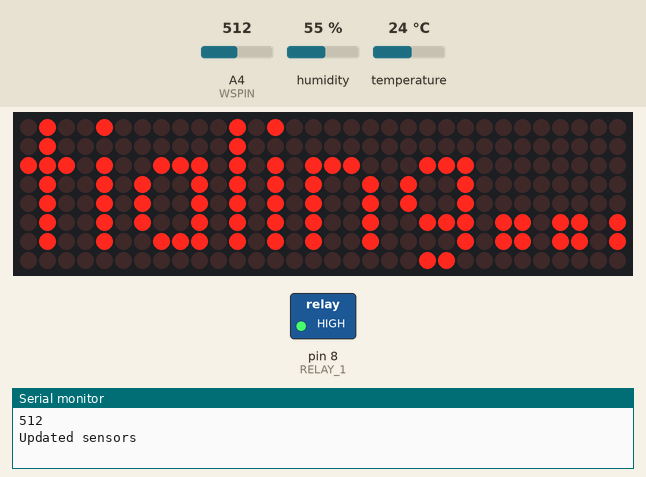
This sketch was run on a simulated Arduino Uno, built with avr-gcc and run on an emulated ATmega328P. Shown: 32×8 LED matrix, switched loads named in the sketch (green lamp = pin HIGH), the last lines printed to the serial monitor. Inputs (shaded band) come from the test bench; at power-on: A4 (WSPIN) = 512, humidity 55 %, temperature 24 °C.

Above: at 3.8 s.
3.9 s: A4 (WSPIN) set to 306
7.3 s: humidity set to 22 %
At 11.98 s:
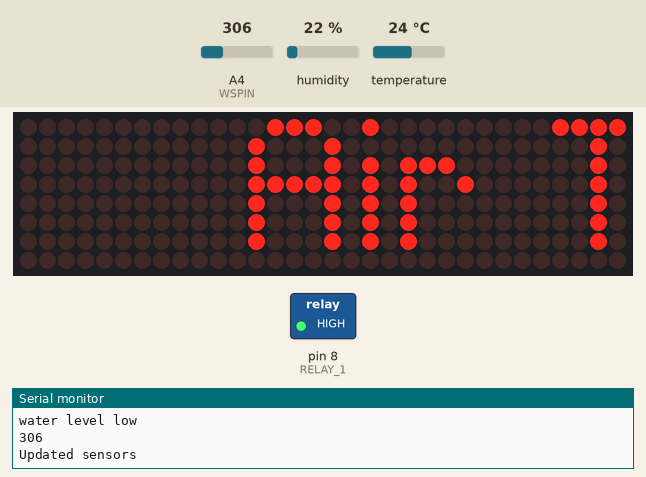
13.3 s: temperature set to 12 °C
At 20.97 s:
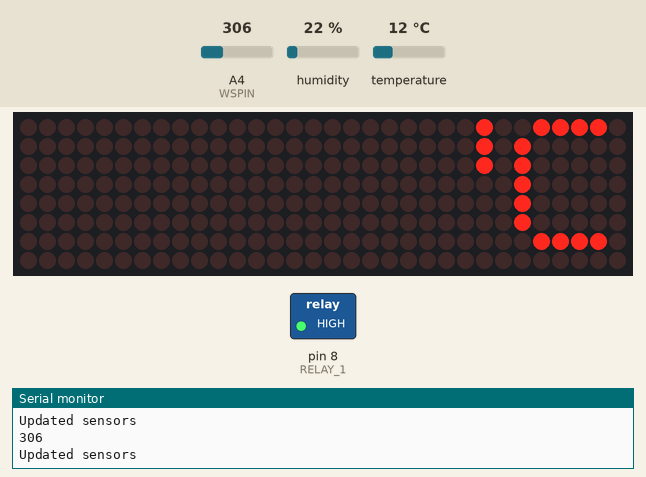

The sketch:

AutomatedWatering.ino
```cpp
#include <Arduino.h>
#include <MD_Parola.h>
#include <MD_MAX72xx.h>
#include <SPI.h>
#include <Adafruit_Sensor.h>
#include <DHT.h>
#include <DHT_U.h>


// Turn on debug statements to the serial output
#define DEBUG 0

// will store last update time
unsigned long previousMillis_Ssr = 0;
unsigned long previousMillis_CheckWater = 0;
unsigned long previousMillis_Pump = 0;
bool setpreviousMillis_CheckWaterFlag = true;

#if DEBUG
#define PRINT(s, x) { Serial.print(F(s)); Serial.print(x); }
#define PRINTS(x) Serial.print(F(x))
#define PRINTX(x) Serial.println(x, HEX)
#else
#define PRINT(s, x)
#define PRINTS(x)
#define PRINTX(x)
#endif

// Sensors
const long sensorsUpdateInterval = 3000; //ms
const long waterLevelCheckOffsetInterval = 100000; //ms
const long wateringTime = 3000; //ms

#define DHTPIN 3     // Digital pin connected to the DHT sensor
#define DHTTYPE    DHT11     // DHT 11 type sensor
DHT_Unified dht(DHTPIN, DHTTYPE);

#define WSPIN A4

double temperature =  0;
double humidity = 0;
int waterLevel = 100;

static char tempratureOutstr[16];
static char humidityOutstr[16];
static char waterLevelOutstr[16];

// LED matrix
#define HARDWARE_TYPE MD_MAX72XX::ICSTATION_HW
#define MAX_DEVICES 4
#define CLK_PIN   13
#define DATA_PIN  11
#define CS_PIN    10

//Relays
#define RELAY_1 8
#define RELAY_2 9
int Relay1State = HIGH;
int Relay2State = LOW;


// HARDWARE SPI
MD_Parola P = MD_Parola(HARDWARE_TYPE, CS_PIN, MAX_DEVICES);
// SOFTWARE SPI
//MD_Parola P = MD_Parola(HARDWARE_TYPE, DATA_PIN, CLK_PIN, CS_PIN, MAX_DEVICES);

uint8_t scrollSpeed = 30;    // default frame delay value
textEffect_t scrollEffect = PA_SCROLL_LEFT;
textPosition_t scrollAlign = PA_LEFT;
uint16_t scrollPause = 0; // in milliseconds

// Global message buffers shared by Serial and Scrolling functions
#define	BUF_SIZE	128
char currentMessage[BUF_SIZE] = { "" };
char newMessage[BUF_SIZE] = { "Initialing..." };
bool newMessageAvailable = true;

void displayMessage(String str)
{
	static char* cp = newMessage;

	for (int count = 0; str[count] != '\0'; count++)// Why can't I use Foreach???
	{
		*cp = str[count];
		if ((*cp == '\n') || (cp - newMessage >= BUF_SIZE - 2)) // end of message character or full buffer
		{
			*cp = '\0'; // end the string
			// restart the index for next filling spree and flag we have a message waiting
			cp = newMessage;
			newMessageAvailable = true;
		}
		else
		{
			// move char pointer to next position
			cp++;
		}
	}
}

void updateRealys()
{
	digitalWrite(RELAY_1, Relay1State);
	digitalWrite(RELAY_2, Relay2State);
}

void updateScreen()
{
	if (P.displayAnimate())
	{
		if (newMessageAvailable)
		{
			strcpy(currentMessage, newMessage);
			newMessageAvailable = false;
		}
		P.displayReset();
	}
}

void updateSensorValue()
{
	// Get temperature event
	sensors_event_t event;
	dht.temperature().getEvent(&event);
	if (isnan(event.temperature))
	{
    	PRINTS("Error reading temperature!");
	}
	else {
    	temperature = event.temperature;
	}
  	// Get humidity event
		dht.humidity().getEvent(&event);
	if (isnan(event.relative_humidity))
	{
		PRINTS("Error reading humidity!");
	}
	else {
    	humidity = event.relative_humidity;
	}
	Serial.println(analogRead(WSPIN));
	waterLevel = map(analogRead(WSPIN), 400, 620 , 0, 100);
}

void setup() {
  // put your setup code here, to run once:
	Serial.begin(9600);
	dht.begin();
	P.begin();
	P.displayText(currentMessage, scrollAlign, scrollSpeed, scrollPause, scrollEffect, scrollEffect);
	pinMode(RELAY_1, OUTPUT);
	digitalWrite(RELAY_1, HIGH); //Turn off the realy first
}

void loop()
{
  // put your main code here, to run repeatedly:
	static uint8_t	displayStatus = 0;
	unsigned long currentMillis = millis();

	updateScreen();
	updateRealys();

	if (currentMillis - previousMillis_Ssr >= sensorsUpdateInterval) {
		// save the last time you update the Sensors value
		previousMillis_Ssr = currentMillis;
		updateSensorValue();
		Serial.println("Updated sensors");
	}

	if (waterLevel <= 25)
	{
		if (setpreviousMillis_CheckWaterFlag)
		{
			Serial.println("water level low");
			previousMillis_CheckWater = currentMillis;
			setpreviousMillis_CheckWaterFlag = false;
		}

		if ((currentMillis - previousMillis_CheckWater >= waterLevelCheckOffsetInterval)&&(Relay1State == HIGH))
		{
			Serial.println("Start pump");
			Relay1State = LOW;
			previousMillis_Pump = currentMillis;
		}
	}

	if ((currentMillis - previousMillis_Pump >= wateringTime)&&(Relay1State == LOW))
	{
		Serial.println("Done watering");
		Relay1State = HIGH;
		setpreviousMillis_CheckWaterFlag = true;
	}


	if (temperature != 0)
	{
		switch (displayStatus)
		{
		case 0:
			displayMessage("Air Temperature = ");
			dtostrf(temperature, 4, 2, tempratureOutstr);
			displayMessage(tempratureOutstr);
			//Serial.println(temperature);
			displayMessage(" 'C      ");
			displayStatus++;
			//Serial.println("x");
			break;
		case 1:
			displayMessage("Air Humidity = ");
			dtostrf(humidity, 2, 0, humidityOutstr);
			displayMessage(humidityOutstr);
			displayMessage(" %            ");
			displayStatus++;
			//Serial.println("x");
			break;
		default:
			displayMessage("Water Level = ");
			dtostrf(waterLevel, 3, 0, waterLevelOutstr);
			displayMessage(waterLevelOutstr);
			displayMessage(" %              ");
			displayStatus = 0;
			break;
		}

	}

	//P.displayReset(0);
}
```
